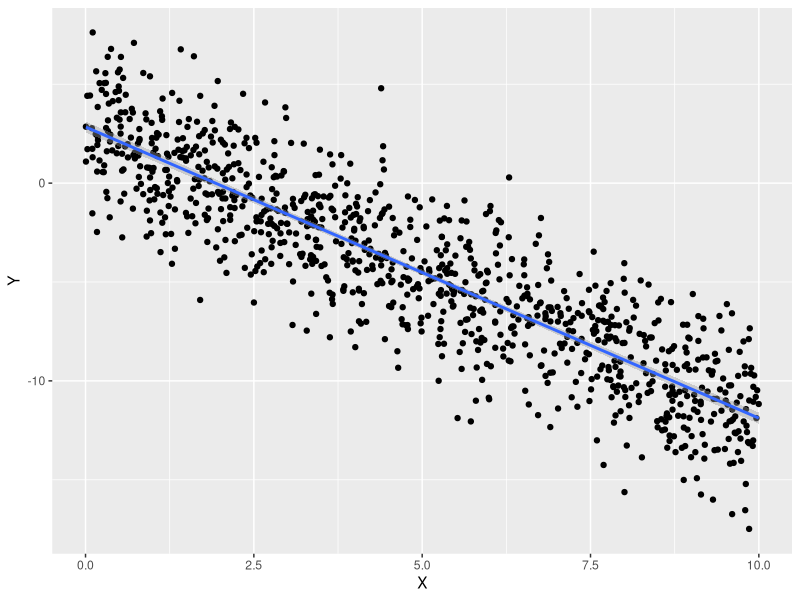
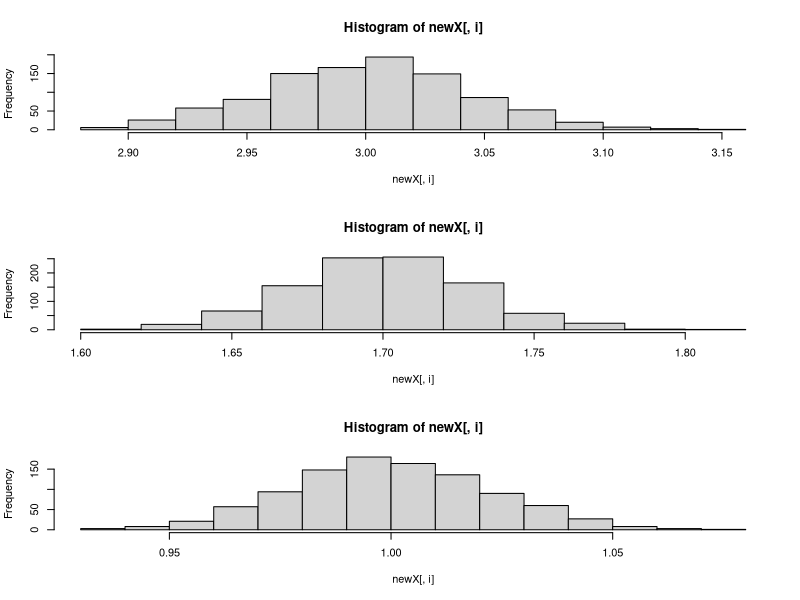

Reproduce these figures in R, in order.
library(ggplot2)

set.seed(1)

len <- function(x)
  sqrt(x %*% x)

nSample <- 1000 
b0 <- 3
b1 <- -1.5
sigma <- 2.2
eps <- rnorm(nSample, 0, sigma)
X <- runif(nSample, 0, 10)
Y <- b0 + b1 * X + eps

df <- data.frame(X, Y)

ggplot(df, aes(x=X, y=Y)) + geom_point() + geom_smooth(method='lm')

m1 <- lm(Y~X, data=df)

df$y_hat <- m1$fitted.values
df$error <- Y - m1$fitted.values

df$y_hat %*% df$error

len(df$y_hat)
(df$Y %*% df$y_hat) / len(df$y_hat)

df$y_bar <- mean(df$Y)

len(df$y_bar)
(df$Y %*% df$y_bar)/len(df$y_bar)

df$effect <- df$y_hat - df$y_bar
df$y_bar %*% df$effect

len(df$effect)
(df$Y %*% df$effect)/len(df$effect)

##############################################################################

set.seed(1029384)
Total.sample.size<-1000000
One.run.size<-1000
Slope<-1.7
Intercept<-3
Input<-rnorm(One.run.size,1,1)

set.seed(102938)
Eps<-rnorm(Total.sample.size,0,1)
dim(Eps)<-c(1000,1000)

Output.matrix<-Slope*Input+Intercept+Eps

Fits<-apply(Output.matrix,2,function(z) lm(z~Input))

Matrix.coefficients<-cbind(unlist(lapply(Fits,function(z) z$coefficients[1])),
                           unlist(lapply(Fits,function(z) z$coefficients[2])),
                           unlist(lapply(Fits,function(z) summary(z)$sigma)))

colnames(Matrix.coefficients)<-c("Intercept","Slope","Sigma")
rownames(Matrix.coefficients)<-NULL
head(Matrix.coefficients)

apply(Matrix.coefficients,2,mean)

par(mfrow=c(3,1))
apply(Matrix.coefficients,2,hist)

par(mfrow=c(1,1))

mu<-c(Intercept,Slope,1)
sig<-apply(Matrix.coefficients,2,sd)
zMatrix.coefficients<-t(apply(Matrix.coefficients,1,function(z) (z-mu)/sig)) # Matrix of z-scores
head(zMatrix.coefficients)

apply(zMatrix.coefficients,2,function(z) ks.test(z,"pnorm")$p.value)

sqrt(apply(Matrix.coefficients,2,var))

oneSample<-Output.matrix[,1]
m1<-lm(oneSample~Input)
summary(m1)
